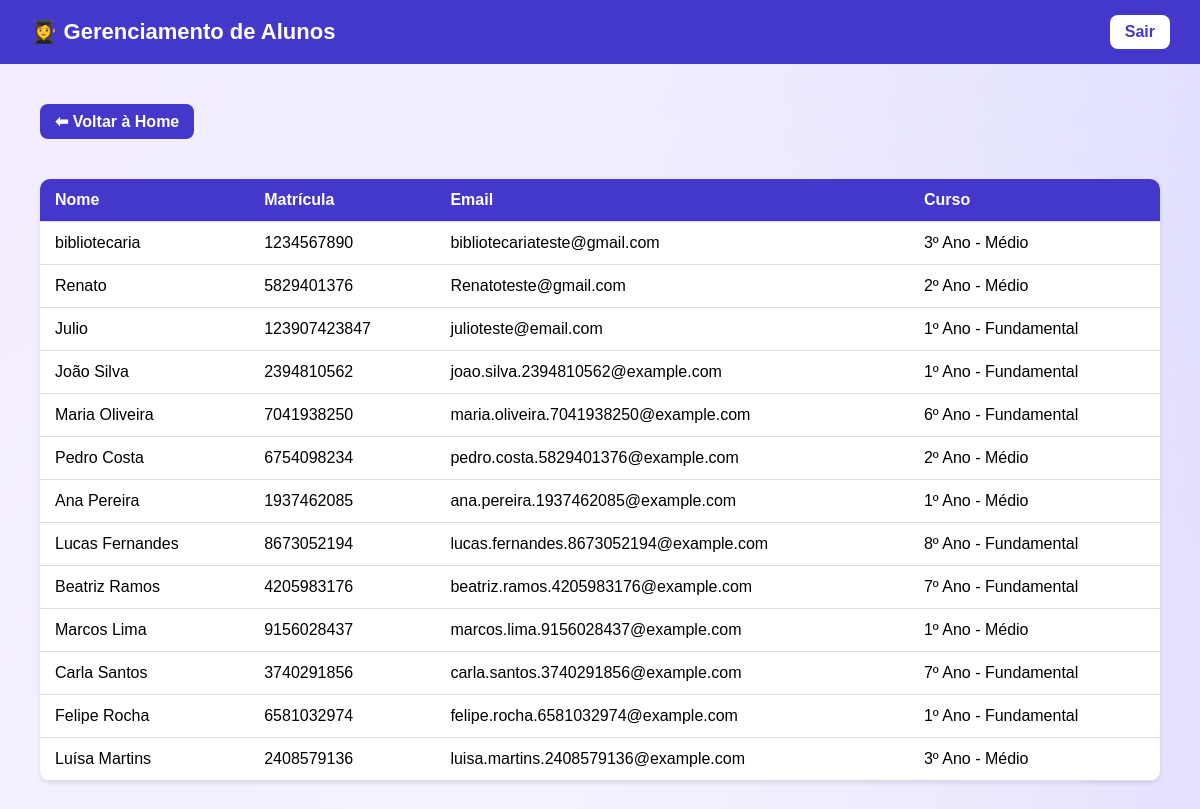
/bibliotecarias/alunos/, run on an earlier commit of the app's database.
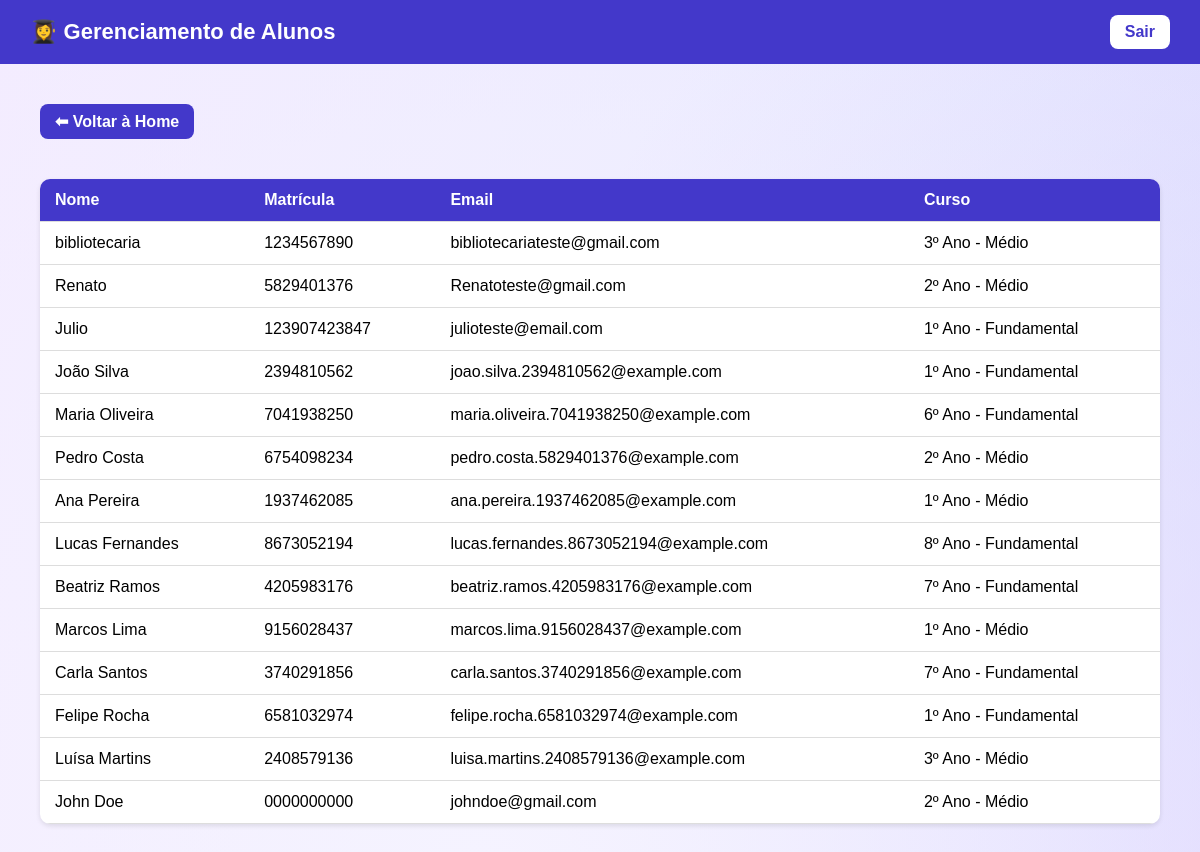
And on a later commit of the database.
### contas/models.py (models this page shows, shortened)
class Usuario(AbstractUser):
    nome = models.CharField(max_length=100)
    ra = models.CharField(max_length=20, unique=True)
    email = models.EmailField(unique=True)
    ANOS = [
        ("Ensino Fundamental", [
            ('1º Ano - Fundamental', '1º Ano - Fundamental'),
            ('2º Ano - Fundamental', '2º Ano - Fundamental'),
            ('3º Ano - Fundamental', '3º Ano - Fundamental'),
            ('4º Ano - Fundamental', '4º Ano - Fundamental'),
            ('5º Ano - Fundamental', '5º Ano - Fundamental'),
            ('6º Ano - Fundamental', '6º Ano - Fundamental'),
            ('7º Ano - Fundamental', '7º Ano - Fundamental'),
            ('8º Ano - Fundamental', '8º Ano - Fundamental'),
            ('9º Ano - Fundamental', '9º Ano - Fundamental'),
        ]),
        ("Ensino Médio", [
            ('1º Ano - Médio', '1º Ano - Médio'),
            ('2º Ano - Médio', '2º Ano - Médio'),
            ('3º Ano - Médio', '3º Ano - Médio'),
        ]),
    ]
    ano_escolar = models.CharField(max_length=30, choices=ANOS, blank=True, null=True)
    USERNAME_FIELD = 'email'
    REQUIRED_FIELDS = [ 'nome', 'ra', 'ano_escolar']

### bibliotecarias/views.py (the view)
# urls.py: path('alunos/', views.gerenciar_alunos, name='gerenciar_alunos'),
def gerenciar_alunos(request):
    alunos = Usuario.objects.all()
    return render(request, 'bibliotecarias/gerenciar_alunos.html', {'alunos': alunos})

### bibliotecarias/templates/bibliotecarias/gerenciar_alunos.html (shortened to what this page needs)
<!DOCTYPE html>
<html lang="pt-br">
<head>
</head>
<body>
<header>
    <h1>👩‍🎓 Gerenciamento de Alunos</h1>
    <a class="logout" href="{% url 'logout' %}">Sair</a>
</header>
<main>
    <a class="voltar" href="{% url 'home_bibliotecaria' %}">⬅ Voltar à Home</a>
    {% if alunos %}
        <table>
            <thead>
                <tr>
                    <th>Nome</th>
                    <th>Matrícula</th>
                    <th>Email</th>
                    <th>Curso</th>
                </tr>
            </thead>
            <tbody>
                {% for aluno in alunos %}
                <tr>
                    <td>{{ aluno.nome }}</td>
                    <td>{{ aluno.ra }}</td>
                    <td>{{ aluno.email }}</td>
                    <td>{{ aluno.ano_escolar }}</td>
                </tr>
                {% endfor %}
            </tbody>
        </table>
    {% else %}
        <p>Nenhum aluno registrado.</p>
    {% endif %}
</main>
</body>
</html>

What changed in the data, as far as the page shows it:
added Usuario: nome "John Doe", ra "0000000000", email "johndoe@gmail.com", ano_escolar "2º Ano - Médio"
